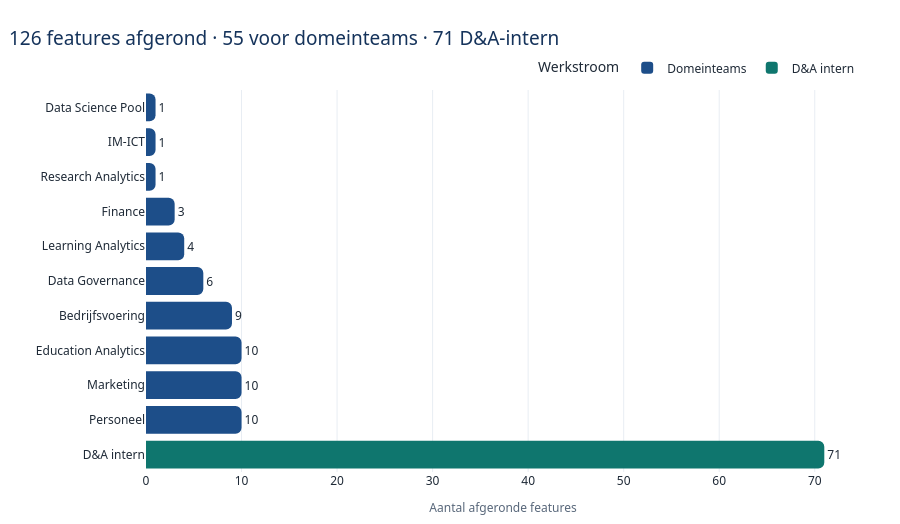

The notebook cell this image was saved under:
### Markdown cell above
## 3. Het verhaal in drie grafieken

1. **Wat is afgerond?** Totaalbeeld, D&A-intern apart en aantallen per domeinteam.
2. **Hoe lang stond het te wachten?** Gemiddelde en mediaan wachttijd per domeinteam.
3. **Hoe lang was het onderhanden?** Gemiddelde en mediaan doorlooptijd per domeinteam.

De laatste twee grafieken gebruiken alleen beschikbare tijdmetingen van afgeronde domeinteams-features; hover voor het aantal metingen.

### Code cell
# Chart 1: all closed features, split into domain teams and D&A-internal work.
area_counts = (
    domain_features.groupby("Area", dropna=False)
    .size()
    .rename("Aantal features")
    .reset_index()
    .rename(columns={"Area": "Onderdeel"})
)
internal_count = int(df["is_DA"].fillna(False).sum())
total_count = len(df)
completion = pd.concat(
    [
        area_counts.assign(Type="Domeinteams"),
        pd.DataFrame(
            {"Onderdeel": ["D&A intern"], "Aantal features": [internal_count], "Type": ["D&A intern"]}
        ),
    ],
    ignore_index=True,
)
completion["Percentage van totaal"] = completion["Aantal features"].div(total_count).mul(100)
completion_order = completion.sort_values("Aantal features")["Onderdeel"].tolist()

domain_count = len(domain_features)
fig_completed = px.bar(
    completion,
    x="Aantal features",
    y="Onderdeel",
    color="Type",
    orientation="h",
    text="Aantal features",
    custom_data=["Percentage van totaal"],
    category_orders={"Onderdeel": completion_order},
    color_discrete_map={"Domeinteams": DOMAIN_COLOR, "D&A intern": INTERNAL_COLOR},
    template=TEMPLATE,
    title=(
        f"{total_count} features afgerond · {domain_count} voor domeinteams · "
        f"{internal_count} D&A-intern"
    ),
)
fig_completed.update_traces(
    textposition="outside",
    cliponaxis=False,
    hovertemplate="%{y}<br>%{customdata[0]:.1f}% van alle afgeronde features<extra></extra>",
)
fig_completed.update_layout(
    **CHART_STYLE,
    height=max(520, len(completion_order) * 34 + 150),
    xaxis_title="Aantal afgeronde features",
    yaxis_title="",
    legend_title_text="Werkstroom",
    showlegend=True,
)
fig_completed.show()

### Figure 1 — Plotly figure (JSON) as saved in the notebook; plotly's stock layout.template omitted (floating-point values rounded to 4 significant figures)
{"data": [{"cliponaxis": false, "customdata": [[7.143], [4.762], [0.7937], [7.937], [2.381], [0.7937], [3.175], [7.937], [7.937], [0.7937]], "hovertemplate": "%{y}<br>%{customdata[0]:.1f}% van alle afgeronde features<extra></extra>", "legendgroup": "Domeinteams", "marker": {"color": "#1d4e89", "pattern": {"shape": ""}}, "name": "Domeinteams", "orientation": "h", "showlegend": true, "text": [9.0, 6.0, 1.0, 10.0, 3.0, 1.0, 4.0, 10.0, 10.0, 1.0], "textposition": "outside", "type": "bar", "x": [9, 6, 1, 10, 3, 1, 4, 10, 10, 1], "xaxis": "x", "y": ["Bedrijfsvoering", "Data Governance", "Data Science Pool", "Education Analytics", "Finance", "IM-ICT", "Learning Analytics", "Marketing", "Personeel", "Research Analytics"], "yaxis": "y"}, {"cliponaxis": false, "customdata": [[56.35]], "hovertemplate": "%{y}<br>%{customdata[0]:.1f}% van alle afgeronde features<extra></extra>", "legendgroup": "D&A intern", "marker": {"color": "#0f766e", "pattern": {"shape": ""}}, "name": "D&A intern", "orientation": "h", "showlegend": true, "text": [71.0], "textposition": "outside", "type": "bar", "x": [71], "xaxis": "x", "y": ["D&A intern"], "yaxis": "y"}], "layout": {"barmode": "relative", "font": {"color": "#1f2a37", "family": "Segoe UI, sans-serif"}, "height": 524, "legend": {"title": {"text": "Werkstroom"}, "tracegroupgap": 0}, "margin": {"b": 40, "l": 30, "r": 40, "t": 90}, "paper_bgcolor": "rgba(0,0,0,0)", "plot_bgcolor": "rgba(0,0,0,0)", "showlegend": true, "title": {"text": "126 features afgerond · 55 voor domeinteams · 71 D&A-intern"}, "xaxis": {"anchor": "y", "domain": [0, 1], "title": {"text": "Aantal afgeronde features"}}, "yaxis": {"anchor": "x", "categoryarray": ["D&A intern", "Personeel", "Marketing", "Education Analytics", "Bedrijfsvoering", "Data Governance", "Learning Analytics", "Finance", "Research Analytics", "IM-ICT", "Data Science Pool"], "categoryorder": "array", "domain": [0, 1], "title": {"text": ""}}}}
